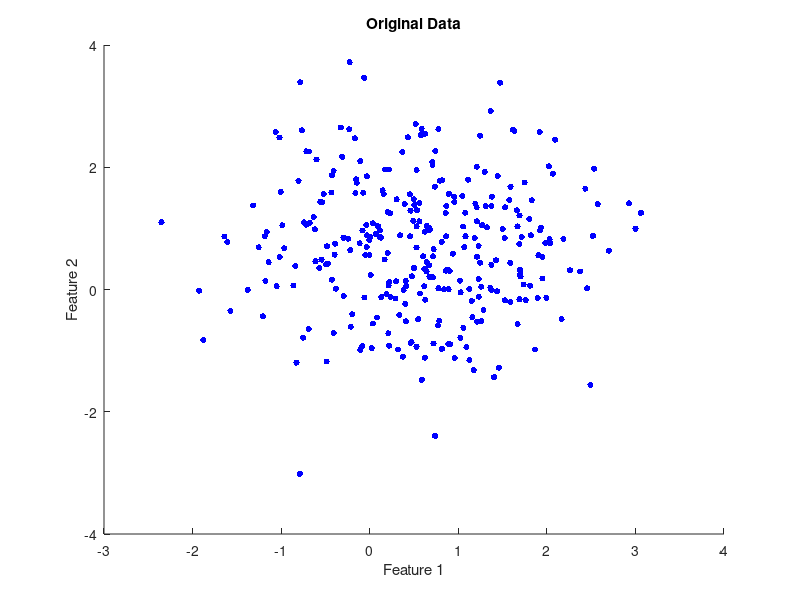

Write MATLAB code to recreate this figure. (Note: this script raises an error after producing the figure.)
% Generate synthetic dataset

num_samples = 300;
num_features = 2;
num_true_clusters = 3;

% Generate random cluster centers
true_cluster_centers = rand(num_true_clusters, num_features);

% Generate data around the cluster centers
data = [];
for i = 1:num_true_clusters
    cluster_center = true_cluster_centers(i, :);
    cluster_samples = mvnrnd(cluster_center, eye(num_features), num_samples/num_true_clusters);
    data = [data; cluster_samples];
end

% Visualize the original data
figure;
scatter(data(:, 1), data(:, 2), 20, 'b', 'filled');
title('Original Data');
xlabel('Feature 1');
ylabel('Feature 2');

% Parameters for the Gaussian Mixture Model
num_clusters_range = 1:6; % Range of potential cluster numbers
num_initializations = 10; % Number of initializations for each cluster number

% Perform clustering for different cluster numbers
best_bic = Inf;
best_num_clusters = 0;
best_cluster_means = [];
best_cluster_covariances = [];
best_cluster_weights = [];

for num_clusters = num_clusters_range
    fprintf('Fitting model with %d clusters...\n', num_clusters);
    
    % Initialize the cluster means based on user-defined seeding positions
    initial_cluster_means = true_cluster_centers(1:num_clusters, :);
    
    % Initialize other cluster parameters randomly
    initial_cluster_covariances = repmat(eye(num_features), [1, 1, num_clusters]);
    initial_cluster_weights = ones(1, num_clusters) / num_clusters;
    
    % Perform multiple initializations and choose the best result based on BIC
    for i = 1:num_initializations
        gm = fitgmdist(data, num_clusters, ...
            'Start', struct('mu', initial_cluster_means, ...
                            'Sigma', initial_cluster_covariances, ...
                            'ComponentProportion', initial_cluster_weights), ...
            'Regularize', 1e-5);
        
        % Calculate BIC
        bic = gm.BIC;
        if bic < best_bic
            best_bic = bic;
            best_num_clusters = num_clusters;
            best_cluster_means = gm.mu;
            best_cluster_covariances = gm.Sigma;
            best_cluster_weights = gm.ComponentProportion;
        end
    end
end

fprintf('Best number of clusters: %d\n', best_num_clusters);

% Visualize the clustered data
cluster_indices = cluster(gm, data);
figure;
gscatter(data(:, 1), data(:, 2), cluster_indices);
hold on;
scatter(best_cluster_means(:, 1), best_cluster_means(:, 2), 100, 'k', 'x');
title('Clustered Data with Cluster Centers');
xlabel('Feature 1');
ylabel('Feature 2');
legend('Cluster 1', 'Cluster 2', 'Cluster 3', 'Cluster Centers');